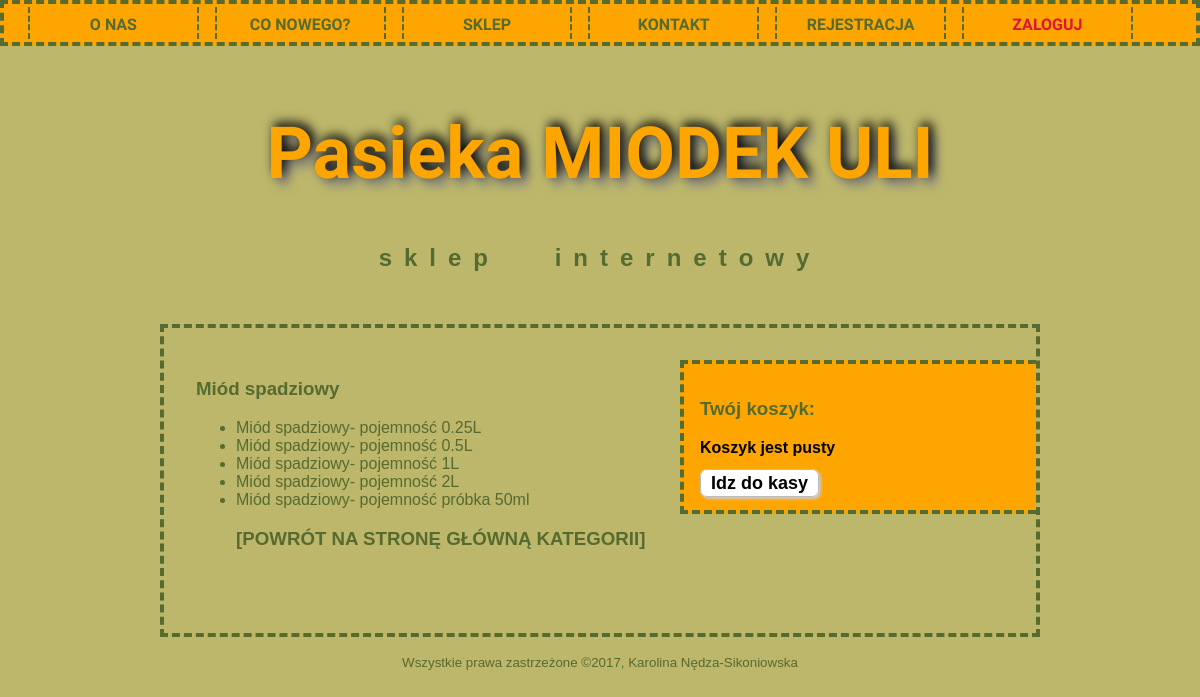
/show_me_my_miod.php?id_miod=2, run on the app's committed database.
### tables this page shows
CREATE TABLE `miody` (
  `id_miod` tinyint(4) NOT NULL,
  `nazwa_m` varchar(50) NOT NULL,
  `opis_m` text NOT NULL
);

CREATE TABLE `pojemnosc` (
  `id_poj` int(11) NOT NULL,
  `nazwa_poj` varchar(11) NOT NULL
);

### funkcje_sklep.php (the view, shortened to what this page needs)
<?php
function wynik_do_tablicy($result)
{
		$result_table = array();
		for ($j = 0 ; $row = $result->fetch_assoc() ; $j++)
		{
			$result_table[$j] = $row;
		}
	return $result_table;
}
function pobierz_nazwe_miodu($id_miod)
{
			try
			{
				$connection = polacz();
				if($connection->connect_errno!=0)
				{
					throw new Exception(mysqli_connect_errno());
				}
				else
				{
					$query = "SELECT M.nazwa_m
					FROM miody AS M WHERE M.id_miod = '".$id_miod."'";
					$result = $connection->query($query);
					if(!$result) throw new Exception($connection->error);
					else
					{
						$num_of_prod =$result->num_rows;
						$row = $result->fetch_object();
						return $row->nazwa_m;
					}
				}
			}
			catch(Exception $err)
			{
				blad($err);
			}
}
function pobierz_miody($miod)
{
				try
				{
					$connection = polacz();
					if($connection->connect_errno!=0)
					{
						throw new Exception(mysqli_connect_errno());
					}
					else
					{
						$query = "SELECT M.nazwa_m, MP.id_mp, P.nazwa_poj
						FROM miody AS M, miod_poj AS MP, pojemnosc AS P
						WHERE MP.rodzaj = M.id_miod AND MP.pojemnosc = P.id_poj AND M.nazwa_m = '$miod';";
						$result = $connection->query($query);
						if(!$result) throw new Exception($connection->error);
						else
						{
							$result = wynik_do_tablicy($result);
						}
						return $result;
					}
				}
				catch(Exception $err)
				{
					blad($err);
				}
}
function wyswietl_miody_pojemnosci($tablica_miodow)
{
	echo "<ul>";
	foreach($tablica_miodow as $row)
	{
		$url = "ten_sloik_miodu.php?id_mp=".($row['id_mp']);
		$miod = $row['nazwa_m'];
		$pojemnosc = $row['nazwa_poj'];
		echo "<li>";
		echo '<a href="'.$url.'"alt="miod">Miód '.$miod.'- pojemność '.$pojemnosc.'</a><br>';
	}
}
function przycisk($cel, $dzialanie) {
  echo '<a href="'.$cel.'" class="button">'.$dzialanie.'</a>';
}
?>

### show_me_my_miod.php (shortened to what this page needs)
<?php
require "funkcje_sklep.php";
$id_miod = $_GET['id_miod'];
$miod = pobierz_nazwe_miodu($id_miod);
?>
<!DOCTYPE html>
<html lang="pl-PL">
  <head>
	<link rel="stylesheet" href="styl1.css" type="text/css">
  </head>
 <body>
<div id="top"><nav>
	<div class="nav"><a href="index.php">o nas</a></div>
    <div class="nav"><a href="news.php">co nowego?</a></div>
    <div class="nav"><a href="sklep.php">sklep</a></div>
	<div class="nav"><a href="kontakt.php">kontakt</a></div>
    <?php
	if (isset($_SESSION['zalogowany'])&&$_SESSION['zalogowany']==true)
	{
		echo '<div class="nav"><a href="user_start.php">twoje konto</a></div>';
	}
	else
	{
		echo '<div class="nav"><a href="register.php">rejestracja</a></div>';
	}
	?>
	<?php
	if (isset($_SESSION['zalogowany'])&&$_SESSION['zalogowany']==true)
	{
		echo '<div class="nav"><a href="logout.php"><span style="color:crimson;">wyloguj</span></a></div>';
	}
	else
	{
		echo '<div class="nav"><a href="login.php"><span style="color:crimson;">zaloguj</span></a></div>';
	}
	?>
</nav></div>
 <div id="logo">
	<h1>Pasieka MIODEK ULI</h1>
	<h2>sklep internetowy</h2>
 </div>
 <div id="main">
	<div id="maincontent">
	<h3><?php echo "Miód ".$miod; ?></h3>
<?php
$tablica_miodow = pobierz_miody($miod);
wyswietl_miody_pojemnosci($tablica_miodow);
?>
<a href="sklep.php"><h3>[POWRÓT NA STRONĘ GŁÓWNĄ KATEGORII]</h3></a>
</div>
	<aside id="basket">
		<div>
		<h3>Twój koszyk:</h3>
<?php
if(($_SESSION['koszyk']) && (array_count_values($_SESSION['koszyk'])))
{
	pokaz_koszyk($_SESSION['koszyk']);
}
else
{
	echo "<p>Koszyk jest pusty</p>";
}
przycisk("do_kasy.php", "Idz do kasy");
?>
		</div>
	</aside>
 </div>
 <footer>
	 <small>Wszystkie prawa zastrzeżone &copy;2017, <a href="mailto:karolcia999@gmail.com">Karolina Nędza-Sikoniowska</a></small>
 </footer>
 </body>
 </html>

### styl1.css (style rules this page uses)
body { background-color: darkkhaki; font-size: medium; font-family: Calibri, sans-serif; margin: 0 !important; }
nav { width: auto; padding: 0.2em 1em; font-family: 'Cabin Sketch', cursive; font-size: 1em; font-weight: bold; text-transform: uppercase; text-align: center; color: darkolivegreen; background-color: orange; list-style-type: none; border: 4px dashed; margin-left: auto; margin-right: auto; }
.nav { float: left; margin-left: 0.5em; margin-right: 0.5em; padding: 0.5em 0.5em; margin-top: 0; border-right: 2px dashed; border-left: 2px dashed; background-color: orange; min-width: 13% ; height:1em; }
#top { margin-left: auto; margin-right: auto; }
#logo { padding: 1em 0; border: 0px; margin-right: auto; margin-left: auto; }
#main { width: 70%; padding-right: 0em; padding-left: 2em; padding-top: 2em; padding-bottom: 4em; margin-right: auto; margin-left: auto; margin-top: 1em; margin-bottom: 1em; color: darkolivegreen; text-align: justify; border: 4px dashed; }
#maincontent { float: left; width: auto; max-width: 70%; }
aside { float: right; padding: 1em; border-top: 4px dashed; border-bottom: 4px dashed; border-left: 4px dashed; color: darkolivegreen; background-color: orange; font-weight: bold; width: 20em; }
footer { clear: both; text-align: center; color: darkolivegreen; }
h1 { color: orange; font-family: 'Cabin Sketch', cursive; font-size: 4.5em; text-align: center; text-shadow: .05em -.05em 0.15em black, .1em .1em 0.15em gray; }
h2 { word-spacing: 1.5em; letter-spacing: 0.5em; text-align: center; color: darkolivegreen; }
p { color: black; }
a { text-decoration: none; color: darkolivegreen; }
#basket { background: url('img/mono-basket.png'); background-size: 6em 6em; background-repeat: no-repeat; background-position: 90% 0%; background-color: orange; }
.button { background-color: white; border: 1px solid #bbbbbb; -moz-border-radius: 7px; -webkit-border-radius: 7px; border-radius: 7px; -moz-box-shadow: 2px 2px 3px #cccccc; -webkit-box-shadow: 2px 2px 3px #cccccc; box-shadow: 2px 2px 3px #cccccc; text-decoration: none; color: black; font-family: Calibri, sans-serif; font-size: 18px; outline: none; padding: 3px 10px; }

### data on the page
miody: nazwa_m "spadziowy", pojemnosc.nazwa_poj "0.25L", pojemnosc.nazwa_poj "0.5L", pojemnosc.nazwa_poj "1L", pojemnosc.nazwa_poj "2L", pojemnosc.nazwa_poj "próbka 50ml"

### other printed values
$dzialanie "Idz do kasy"
